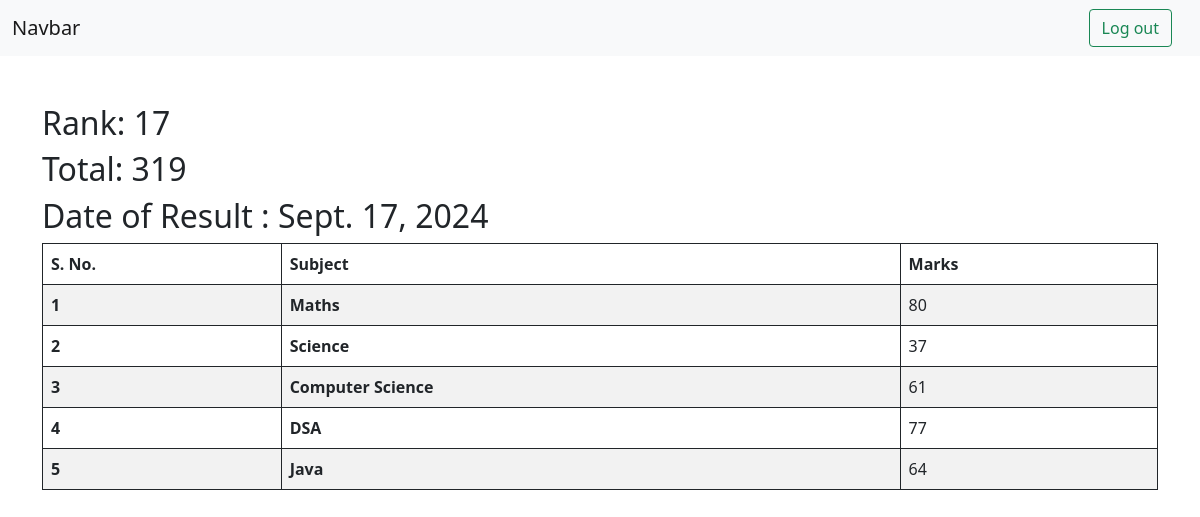
The app's page /see_marks/STU-0454 with its own data.
### ReportCardApp/models.py (models this page shows, shortened)
class SubjectMarks(models.Model):
      student= models.ForeignKey(Student, related_name="studentmarks",on_delete=models.CASCADE)
      subject =models.ForeignKey(Subject,on_delete=models.CASCADE)
      marks= models.IntegerField()
      class Meta:
          unique_together =['student','subject']

class Student(models.Model):
    department=models.ForeignKey(Department, related_name='depart', on_delete=models.CASCADE)
    student_id=models.OneToOneField(StudentID,related_name="studentid",on_delete=models.CASCADE)
    student_name=models.CharField(max_length=100)
    student_email=models.EmailField(unique=True)
    student_age=models.IntegerField(default=18)
    student_addess=models.TextField()
    class Meta:
        ordering=['student_name']
        verbose_name="student"

class Rank(models.Model):
           student= models.ForeignKey(Student, related_name="studentrank",on_delete=models.CASCADE)
           student_rank = models.IntegerField()
           date_of_report_card_generation= models.DateField(auto_now_add=True)
           class Meta:
               unique_together=['student_rank','date_of_report_card_generation']

class Subject(models.Model):
     subject_name=models.CharField(max_length=100)

### ReportCardApp/views.py (the view)
# urls.py: path('see_marks/<student_id>',see_marks,name="see_marks")
def see_marks(request, student_id):
      queryset=SubjectMarks.objects.filter(student__student_id__student_id=student_id)
      total_marks=queryset.aggregate(total_marks=Sum('marks'))
      return render(request, 'see_marks.html',{'queryset':queryset,'total_marks':total_marks,})

### ReportCardApp/templates/see_marks.html (shortened to what this page needs)
{%extends "base.html" %}
{% block content %}
<div class="container mt-5">
<table class="table  table-striped table-bordered border-dark ">
    <h2>Rank: {{queryset.first.student.studentrank.first.student_rank}}</h2>
    <h2>Total: {{total_marks.total_marks}}</h2>
    <h2>Date of Result : {{queryset.first.student.studentrank.first.date_of_report_card_generation}}</h2>
    <thead>
        <th>S. No.</th>
        <th>Subject</th>
        <th>Marks</th>
    </thead>
    <tbody>
         {%  for marks in queryset %}
      <tr>
        <th scope="row">{{forloop.counter}}</th>
        <td>
            <b>{{marks.subject.subject_name}}</b>
        </td>
        <td>{{marks.marks}}</td>
      </tr>
       {% endfor %}
    </tbody>
  </table>
</div>
{% endblock%}

### records on screen
SubjectMarks: first.student.studentrank.first.student_rank "17", first.student.studentrank.first.date_of_report_card_generation "Sept. 17, 2024", subject.subject_name "Maths", marks "80"
SubjectMarks: subject.subject_name "Science", marks "37"
SubjectMarks: subject.subject_name "Computer Science", marks "61"
SubjectMarks: subject.subject_name "DSA", marks "77"
SubjectMarks: subject.subject_name "Java", marks "64"

### other values on screen
{{ total_marks.total_marks }} "319"
